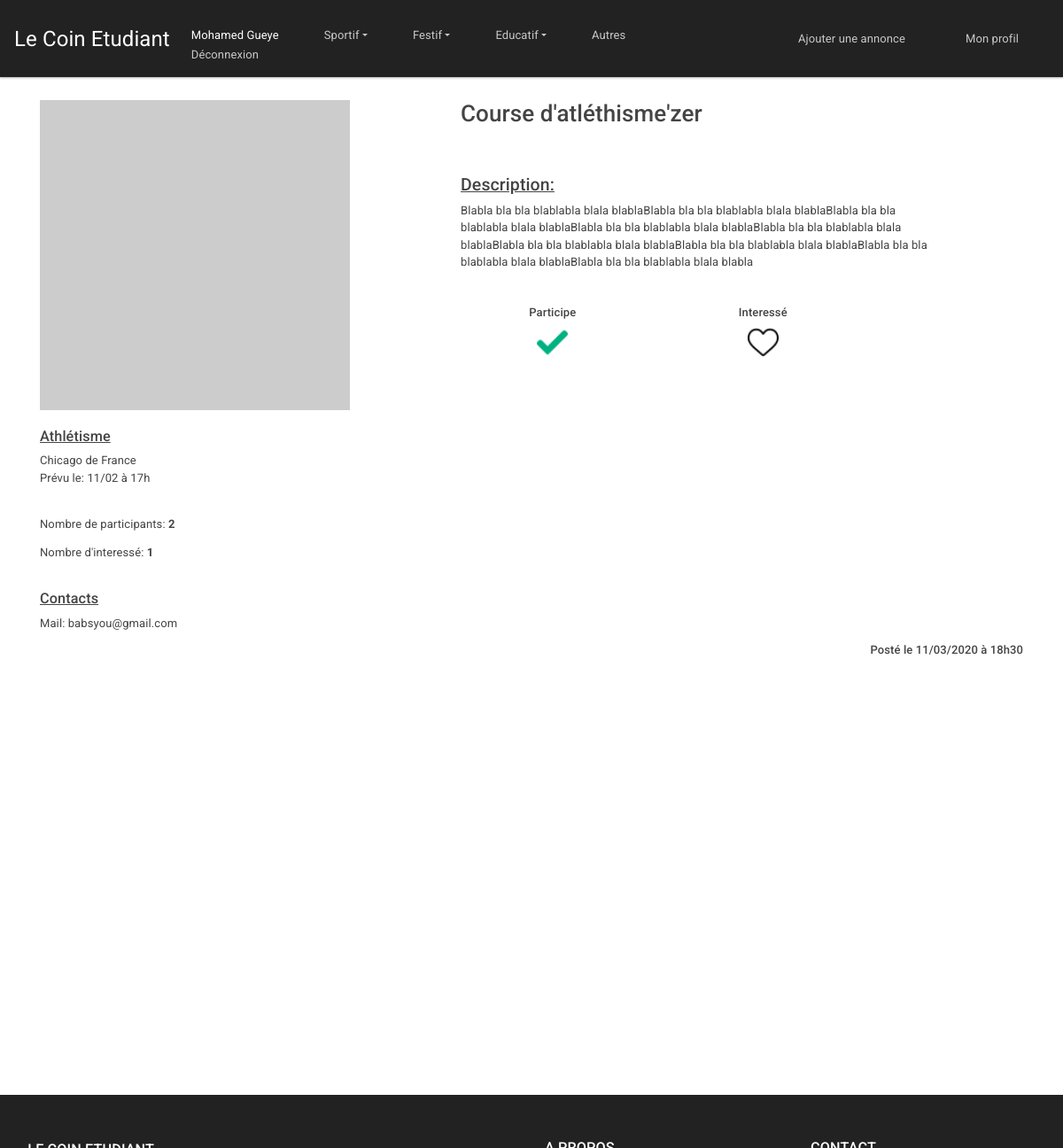
The page /controleur/AnnonceDetail.ctrl.php (signed in) on the database its author committed.
### tables this page shows
CREATE TABLE client (
  id INTEGER PRIMARY KEY,
  nom TEXT,
  prenom TEXT,
  email TEXT UNIQUE,
  motdepasse TEXT,
  emailVerifie INTEGER,
  CONSTRAINT name_unique UNIQUE (email)
);

CREATE TABLE categorie(
  id INTEGER PRIMARY KEY,
  nom TEXT,
  idpere INTEGER,
  idTitreGlobal INTEGER
);

CREATE TABLE annonce (
	id INTEGER PRIMARY KEY,
  idClient INTEGER,
  categorie INTEGER,
	titre TEXT,
  contenu TEXT,
  adresse TEXT,
  nbParticipant INTEGER,
  nbInteresse INTEGER,
  departement TEXT,
  datePrevu INTEGER,
  dateHeure INTEGER,
	photo1 TEXT,
  photo2 TEXT,
  photo3 TEXT,
	FOREIGN KEY(idClient) REFERENCES client(id),
  FOREIGN KEY(categorie) REFERENCES categorie(id)
);

### controleur/AnnonceDetail.ctrl.php (called while the page is built, shortened)
<?php
include_once("../modele/DAO.class.php");
$id=max(($_GET['id']??1),1);
$id=min($id,$dao->nbAnnonce());
$annonce = $dao->getAnnonceById($id);
$cat = $dao->getCategorieById($annonce->categorie);
$user = $dao->getClient($annonce->idClient);
if($idClient){
  $Favoris=$dao->isFavoris($idClient,$id);
  $Interesse=$dao->isInteresse($idClient,$id);
}
include('../vue/AnnonceDetailview.php');
?>

### modele/DAO.class.php (called while the page is built, shortened)
<?php
class DAO
{
  private $db;
  function __construct()
  {
    try {
      $this->db = new PDO('sqlite:../modele/data/data.db');
    } catch (Exception $e) {
      die("erreur de connexion:".$e->getMessage());
    }
  }
  function getClient($id) : Client {
    $requeteSQL = "SELECT * FROM client WHERE id =$id";
    $reponseDeRequete=$this->db->query($requeteSQL);
    $Client = $reponseDeRequete->fetchAll(PDO::FETCH_CLASS,"Client");
    return $Client[0];
  }
  function getAnnonceById(int $id): Annonce{
    $requ="SELECT * FROM annonce WHERE id='$id'";
    $res = $this->db->query($requ);
    $result = $res->fetchAll(PDO::FETCH_CLASS|PDO::FETCH_PROPS_LATE, "Annonce");
    return $result[0];
  }
  function nbAnnonce():int{
    $requ="SELECT count(*) FROM annonce";
    $res = $this->db->query($requ);
    $result = $res->fetch();
    return $result[0];
  }
  function getCategorieById($id)  {
    $requeteSQL = "SELECT * FROM categorie WHERE id=$id";
    $reponseDeRequete=$this->db->query($requeteSQL);
    $categorie=$reponseDeRequete? $reponseDeRequete->fetchAll(PDO::FETCH_CLASS,'Categorie'):null;
    return $categorie[0]??null;
  }
  function isFavoris(int $idClient, int $idAnnonce):bool{
    $requ="SELECT count(*) FROM favoris WHERE idClient=$idClient AND idAnnonce=$idAnnonce";
    $res = $this->db->query($requ);
    $result = $res->fetch();
    return $result['count(*)'];
  }
  function isInteresse(int $idClient, int $idAnnonce):bool{
    $requ="SELECT count(*) FROM interesse WHERE idClient=$idClient AND idAnnonce=$idAnnonce";
    $res = $this->db->query($requ);
    $result = $res->fetch();
    return $result['count(*)'];
  }
}
$dao = new DAO();
$client=$_SESSION['Client']??0;
$clientConnecte=$_SESSION['Connexion']??0;
$idClient=$_SESSION['Client']->id??0;
?>

### vue/AnnonceDetailview.php (the view, shortened to what this page needs)
<!DOCTYPE html>
<html lang="en" dir="ltr">
<head>
  <link rel="stylesheet" href="../vue/css/bootstrap.min.css">
  <link rel="stylesheet" href="../vue/css/Header.css">
  <link rel="stylesheet" href='../vue/css/jquery.flipster.css'>
  <link rel="stylesheet" href="../vue/css/AnnonceDetailview.css">
</head>
<body>
  <header>
    <?php include('header.php') ?>
  </header>
  <div class="container">
    <div class="row" >
      <div class="d-flex flex-column column col-md-5 img">
        <img id="imgDescription" src="https://via.placeholder.com/350" alt="" class="img-rounded"> <br>
        <h5><u> <?=$cat->nom?> </u></h5>
        <p style="margin-bottom:0px;"> <?= $annonce->adresse?> </p>
        <p>Prévu le: 11/02 à 17h   </p>
        <br>
        <p>Nombre de participants: <strong> <?=$annonce->nbParticipant?> </strong></p>
        <p>Nombre d'interessé: <strong> <?=$annonce->nbInteresse?> </strong></p>
        <br>
        <h5><u>Contacts</u></h5>
        <p>Mail: <?=$user->email?></p>
      </div>
      <div class="d-flex flex-column col-md-6 details">
        <h2 id="titreAnnonce"> <?=$annonce->titre?></h2>
        <h4> <u>Description:</u></h4>
        <p><?= $annonce ->contenu?></p>
        <div class="row">
          <div class="text-center d-flex flex-column column col-md-5">
            <h6>Participe</h6>
            <?php if ($Favoris??0): ?>
              <p> <a href="../controleur/MettreEnFavoris.php?idAnnonce=<?=$annonce->id?>&action=delete"> <img class="iconeChoix" src="../modele/img/correct.png" alt="correct check"> </a> </p>
            <?php elseif($clientConnecte==0): ?>
              <p> <a href="../controleur/Accueil.ctrl.php">Connectez-vous </a> pour ajouter cette annonce à vos favoris.</p>
            <?php endif; ?>
          </div>
          <div class="text-center d-flex flex-column column col-md-5">
            <h6>Interessé</h6>
            <?php if ($Interesse??0): ?>
              <p> <a href="../controleur/MettreEnInteresse.php?idAnnonce=<?=$annonce->id?>&action=delete"> <img class="iconeChoix" src="../modele/img/heart.png" alt="heart check"> </a> </p>
            <?php elseif($clientConnecte==0): ?>
              <p> <a href="../controleur/Accueil.ctrl.php">Connectez-vous </a> pour ajouter cette annonce à votre centre d'intérêt.</p>
            <?php else: ?>
              <p> <a href="../controleur/MettreEnInteresse.php?idAnnonce=<?=$annonce->id?>&action=add"> <img class="iconeChoix" src="../modele/img/heart_vide.png" alt="heart check vide"> </a> </p>
            <?php endif; ?>
          </div>
        </div>
      </div>
    </div>
    <h6 style="float:right;">Posté le 11/03/2020 à 18h30</h6>
  </div>
  <footer class="footer">
    <?php include('footer.php') ?>
  </footer>
</body>
</html>

### vue/header.php (shortened to what this page needs)
<nav class="navbar navbar-expand-lg navbar-dark bg-dark">
  <a class="navbar-brand" href="../controleur/Accueil.ctrl.php">Le Coin Etudiant</a>
  <div class="collapse navbar-collapse" id="navbarColor02">
    <ul class="navbar-nav mr-auto">
      <?php if ($_SESSION['Connexion']??false):?>
        <?php if ($clientConnecte==1 && $client->emailVerifie==1): ?>
          <li class="nav-item ">
            <a class="nav-link active" href="#" style="margin-bottom: 0; padding-bottom: 2px;"> <?=$_SESSION['Client']->prenom?> <?=$_SESSION['Client']->nom?></a>
            <a class="nav-link" href="../controleur/Deconnexion.ctrl.php" style="margin: 0; padding-top: 0; padding-bottom: 0">Déconnexion </a>
          </li>
        <?php else: ?>
          <li class="nav-item active">
            <a class="nav-link" href="#contact" data-toggle="modal" data-target="#modalLoginForm">Se connecter <span class="sr-only">(current)</span></a>
          </li>
        <?php endif; ?>
      <?php endif; ?>
    <li class="nav-item dropdown">
      <a class="nav-link dropdown-toggle" href="../controleur/Annonces.ctrl.php" id="navbarDropdown1" role="button" data-toggle="dropdown" aria-haspopup="true" aria-expanded="false">Sportif</a>
    </li>
    <li class="nav-item dropdown">
      <a class="nav-link dropdown-toggle" href="#" id="navbarDropdown2" role="button" data-toggle="dropdown" aria-haspopup="true" aria-expanded="false">Festif</a>
    </li>
    <li class="nav-item dropdown">
      <a class="nav-link dropdown-toggle" href="#" id="navbarDropdown3" role="button" data-toggle="dropdown" aria-haspopup="true" aria-expanded="false">Educatif</a>
    </li>
    <li class="nav-item">
      <a class="nav-link" href="#">Autres</a>
    </li>
  </ul>
    <?php if($clientConnecte==1): ?>
        <ul class="navbar-nav ml-auto">
          <li class="navbar-nav ml-auto">
            <a class="nav-link" style="margin-right: 4em;" href="../controleur/AjoutAnnonce.ctrl.php">Ajouter une annonce</a>
          </li>
          <li class="nav-item ">
            <a class="nav-link" style="margin-right:2em;" href="../controleur/Profil.ctrl.php?annonces=part" >Mon profil</a>
          </li>
        </ul>
    <?php endif; ?>
</div>
</nav>

### vue/css/AnnonceDetailview.css (style rules this page uses)
.row { margin-top: 2em; }
#titreAnnonce { margin-bottom: 2em; }
#imgDescription { width: 350px; height: 350px; }
.iconeChoix { width: 35px; height: 35px; }

### vue/header.php (style rules this page uses)
.navbar .nav-item:not(:last-child) { margin-right: 35px; }
.dropdown-toggle::after { transition: transform 0.15s linear; }

### vue/footer.php (style rules this page uses)
footer { background-color: #222; color: #FFF; }
html { position: relative; min-height: 100%; }
.footer { position: absolute; bottom: 0; width: 100%; height: 60px; background: #000000; color: #FFFFFF; }

### rows shown on the page
client: prenom "Mohamed", nom "Gueye", email "babsyou@gmail.com"
categorie: nom "Athlétisme"
annonce: adresse "Chicago de France", nbParticipant "2", nbInteresse "1", titre "Course d'atléthisme'zer", contenu "Blabla bla bla blablabla blala blablaBlabla bla bla blablabla blala blablaBlabla bla bla blablabla blala blablaBlabla bla bla blablabla blala blablaBlabla bla bla blablabla blala blablaBlabla bla bla blablabla blala blablaBlabla bla bla blablabla blala blablaBlabla bla bla blablabla blala blablaBlabla bla bla blablabla blala blabla"
